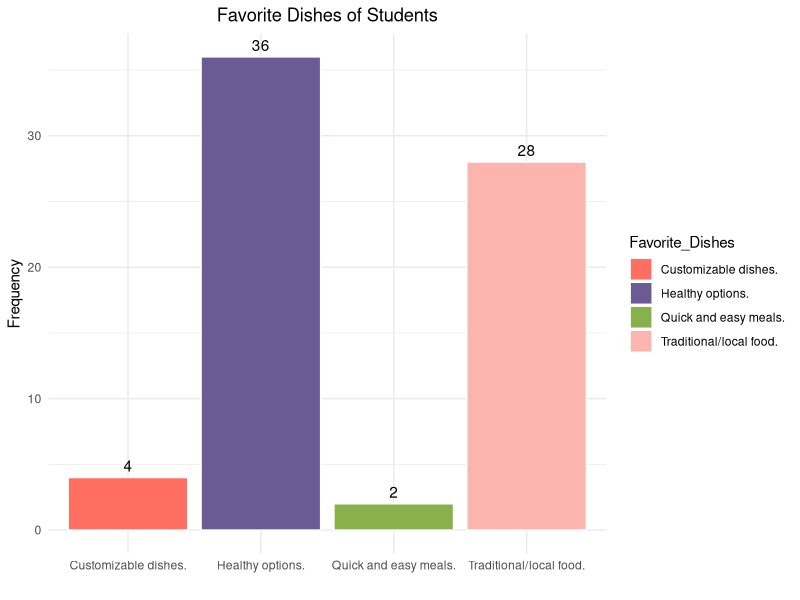
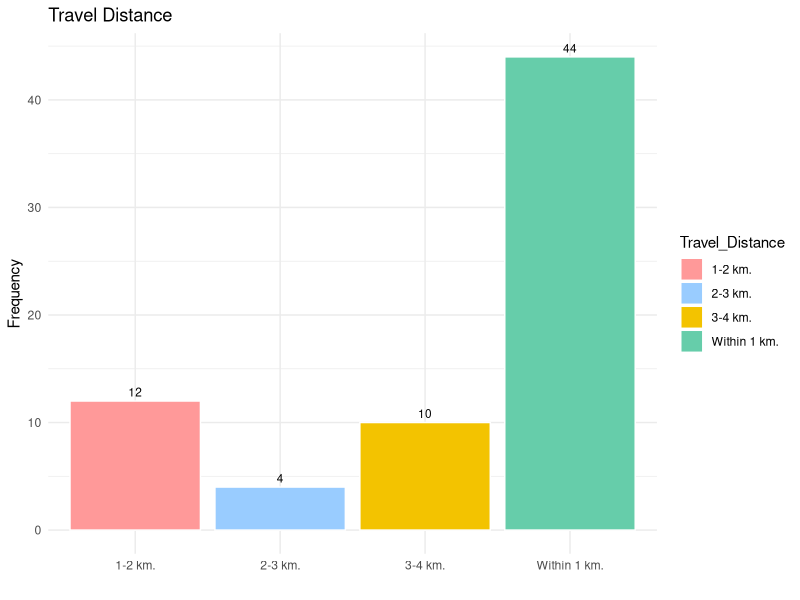
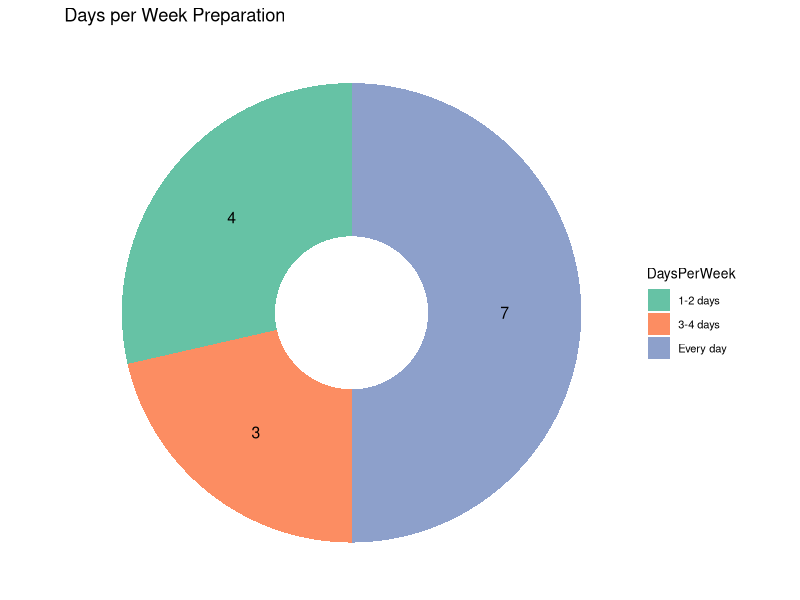
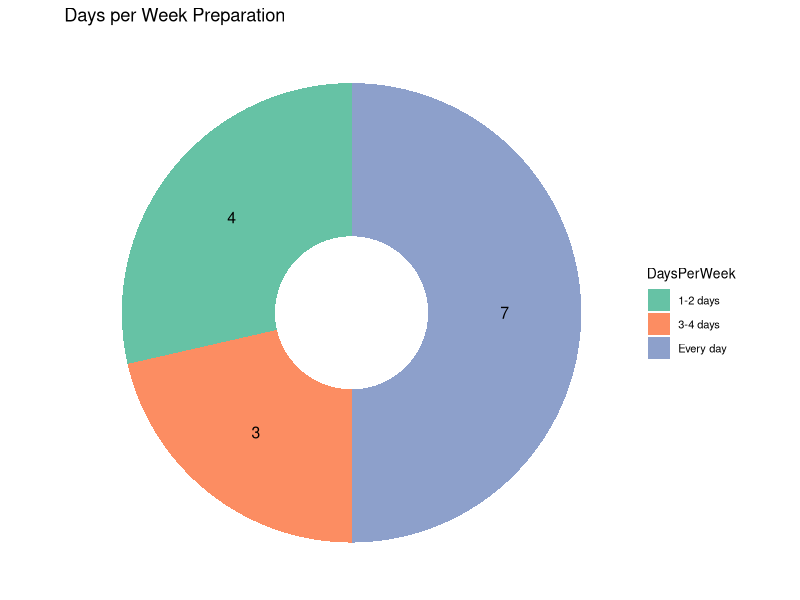
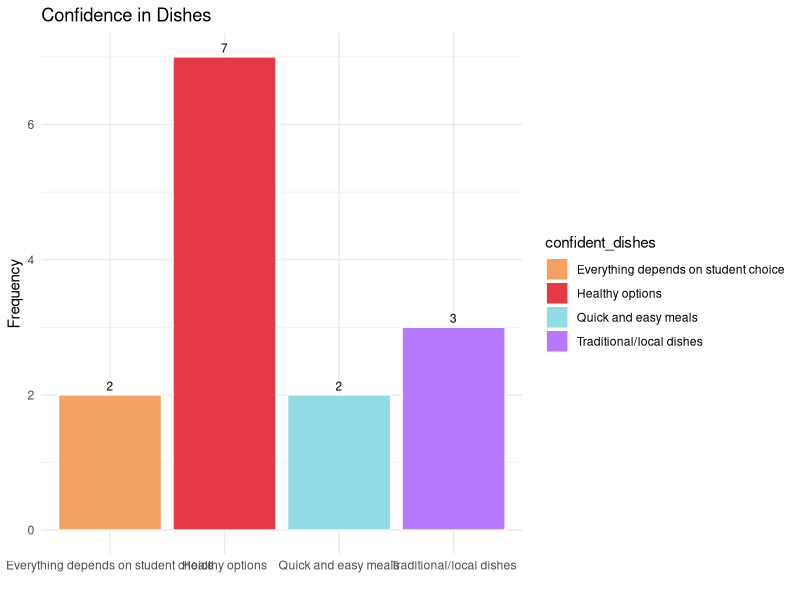
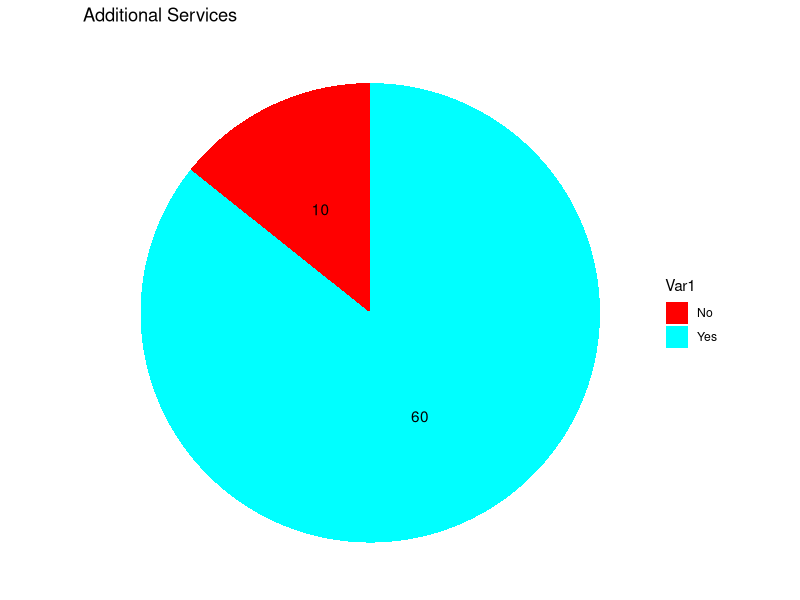
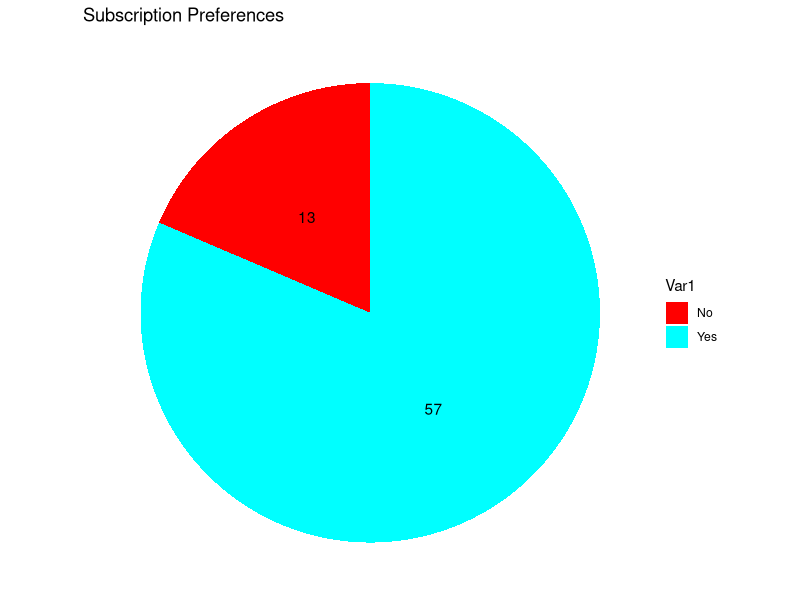
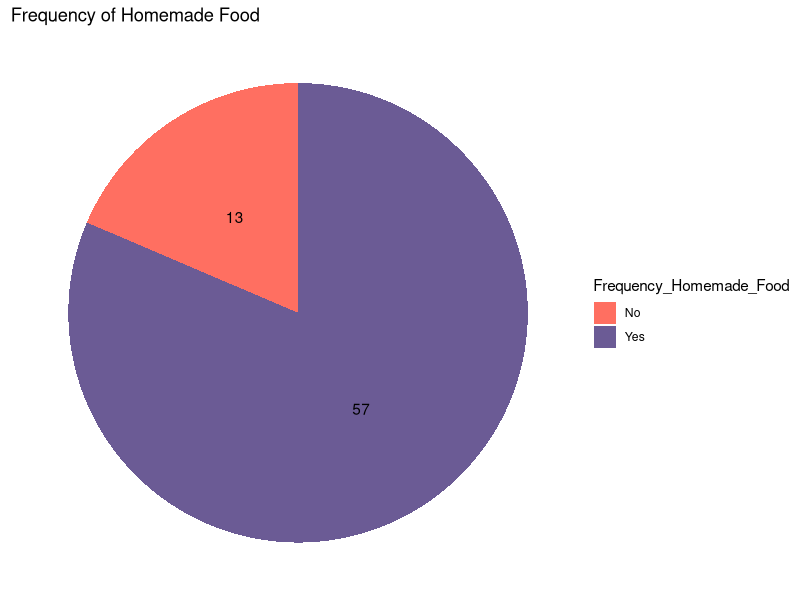

Write R code to recreate these figures, in order. (Note: this script raises an error after producing the figures.)
library(readr)
dataset <- read.csv("NeighborNosh_Form_Responses _updated.csv")
colnames(dataset) <- c("Timestamp", "Email", "Occupation", "Name", "Gender", "State", "Locality", "Frequency_Homemade_Food", "Factors_Influence_Order", "Travel_Distance", "Favorite_Dishes", "Subcription_Preference", "Ordering_Situations", "Importance_Cooking_Style", "Loyalty_Factors", "Eco_Friendly_Preference", "Additional_Services_Interest", "name", "state", "locality", "interest_providing_food", "motivation_participation", "days_per_week_preparation", "confident_dishes", "centralized_handling", "special_diet_capability")
library(ggplot2)
library(tidyr)

#Dataset split 
#student_data_split
start_student_index <- which(names(dataset) == "Email")
end_student_index <- which(names(dataset) == "Additional_Services_Interest")

#housewife_data_split
start_housewife_index <- which(names(dataset) == "name") # or "Name" depending on the exact naming convention
end_housewife_index <- which(names(dataset) == "special_diet_capability")

# Create the student data frame
df_students <- dataset[, start_student_index:end_student_index]

# Create the housewife data frame
df_housewives <- dataset[, start_housewife_index:end_housewife_index]


#due to some issues the na values were switched to empty strings so we are updating the data set excluding the empty values
df_newHouseWives <- df_housewives[df_housewives$name!="",]
df_newHouseWives

#excluding a dummy value that was present inside the dataset
df_newHouseWives<-df_newHouseWives[-1,]

df_students_filtered <- df_students [ df_students$Occupation != "House Wife",]


#separating the Additional Services Interest column into two columns as both the values have same meaning
df_students_filtered<-separate(df_students_filtered,col=Additional_Services_Interest, into =c("Additional_Services_Interest","Miscl."),sep=",")
df_students_filtered

# Data Visualization of student data
#Bar graph of Favorite Dishes of Students
vibrant_colors <- c("#FF6F61", "#6B5B95", "#88B04B", "#fbb4ae", "#92A8D1")

# Create the bar plot with the vibrant color palette and add numbers to each bar
ggplot(df_students_filtered, aes(x = Favorite_Dishes, fill = Favorite_Dishes)) +
  geom_bar(stat = "count", color = "white") +  # Create bars with counts
  geom_text(stat = "count", aes(label = ..count..), vjust = -0.5) +  # Add count labels above bars
  labs(title = "Favorite Dishes of Students", x = "", y = "Frequency") +
  scale_fill_manual(values = vibrant_colors) +  # Apply vibrant colors
  theme_minimal() +
  theme(plot.title = element_text(hjust = 0.5))


# Bar graphtravel distance

# Define a custom color palette
custom_colors <- c("#ff9999", "#99ccff", "#f3c300", "#66cdaa", "#c39797")

# Create the bar plot with the custom color palette and numbers on bars
ggplot(df_students_filtered, aes(x = Travel_Distance, fill = Travel_Distance)) +
  geom_bar(color = "white") + 
  geom_text(stat = 'count', aes(label = stat(count)), vjust = -0.5, color = "black", size = 3) +  # Add numbers on bars
  labs(title = "Travel Distance", x = "", y = "Frequency") +
  scale_fill_manual(values = custom_colors) +  # Use the custom color palette
  theme_minimal()


# Data Visualization of housewives data


# Count the frequency of days per week preparation

library(RColorBrewer)

# Count the frequency of days per week preparation
counts <- table(df_newHouseWives$days_per_week_preparation)
data <- as.data.frame(counts)

# Define a color palette from RColorBrewer
custom_colors <- brewer.pal(length(unique(data$Freq)), "Set2")

library(ggplot2)
library(RColorBrewer)

# Count the frequency of days per week preparation
counts <- table(df_newHouseWives$days_per_week_preparation)
data <- as.data.frame(counts)
names(data) <- c("DaysPerWeek", "Freq")  # Rename columns for clarity

# Define a color palette from RColorBrewer
custom_colors <- brewer.pal(length(unique(data$DaysPerWeek)), "Set2")

# Create the donut chart
ggplot(data, aes(x = "", y = Freq, fill = DaysPerWeek)) +
  geom_bar(width = 1, stat = "identity") +
  coord_polar("y", start = 0) +
  theme_void() +
  geom_text(aes(label = Freq), position = position_stack(vjust = 0.5), color = "black", size = 4) +
  labs(title = "Days per Week Preparation") +
  scale_fill_manual(values = custom_colors) +  # Custom color palette
  annotate("text", x = 0, y = 0, label = " ", size = 10, color = "white") +  # Add label for the center
  theme(legend.title = element_text(size = 10), legend.text = element_text(size = 8))  # Adjust legend text size

# Display the plot
print(ggplot2::last_plot())





#Bar graph confident_dishes

mixed_colors <- c("#F4A261", "#E63946", "#92DCE5", "#B678FF")

# Create the bar plot with the mixed color palette
ggplot(df_newHouseWives, aes(x = confident_dishes, y = ..count.., fill = confident_dishes)) + 
  geom_bar(color = "white") + 
  geom_text(stat = "count", aes(label = ..count..), vjust = -0.5, size = 3, color = "black") +  # Add labels to the bars
  labs(title = "Confidence in Dishes", x = "", y = "Frequency") +
  scale_fill_manual(values = mixed_colors) +  # Use the mixed color palette
  theme_minimal()


# Create the pie chart for Additional Services
counts <- table(df_students_filtered$Additional_Services_Interest)
data <- as.data.frame(counts)
ggplot(data, aes(x = "", y = Freq, fill = Var1)) +
  geom_bar(width = 1, stat = "identity") +
  coord_polar("y", start = 0) +
  theme_void() +
  theme(legend.position = "right") + 
  geom_text(aes(label = Freq), position = position_stack(vjust = 0.5)) +
  labs(title = "Additional Services") +
  scale_fill_manual(values = rainbow(length(unique(df_students_filtered$Additional_Services_Interest))))

# Creating the Pie Chart for Subscriptions
countsSubs <- table(df_students_filtered$Subcription_Preference)
dataSubs <- as.data.frame(countsSubs)
ggplot(dataSubs, aes(x = "", y = Freq, fill = Var1)) +
  geom_bar(width = 1, stat = "identity") +
  coord_polar("y", start = 0) +
  theme_void() +
  theme(legend.position = "right") + 
  geom_text(aes(label = Freq), position = position_stack(vjust = 0.5)) +
  labs(title = "Subscription Preferences") +
  scale_fill_manual(values = rainbow(length(unique(df_students_filtered$Subcription_Preference))))

# Write the students data frame to a CSV file
write.csv(df_students_filtered, "df_students_filtered.csv", row.names = FALSE)
# Write the housewives data frame to a CSV file
write.csv(df_newHouseWives, "df_newHouseWives.csv", row.names = FALSE)

#design colour piechart in Frequency_Homemade_Food
dataSubs$Frequency_Homemade_Food <- factor(dataSubs$Var1)

ggplot(dataSubs, aes(x = "", y = Freq, fill = Frequency_Homemade_Food)) +
  geom_bar(width = 1, stat = "identity") +
  coord_polar("y", start = 0) +
  theme_void() +
  theme(legend.position = "right") +
  geom_text(aes(label = Freq), position = position_stack(vjust = 0.5)) +
  labs(title = "Frequency of Homemade Food") +
  scale_fill_manual(values = vibrant_colors)







#design colour piechart in motivation_participation

countsSubs <- table(df_newHouseWives$motivation_participation)
dataSubs <- as.data.frame(countsSubs)
names(dataSubs) <- c("Motivation for Participation", "Freq")  # Rename columns for clarity

ggplot(dataSubs, aes(x = "", y = Freq, fill = `Motivation for Participation`)) +
  geom_bar(width = 1, stat = "identity") +
  coord_polar("y", start = 0) +
  theme_void() +
  theme(legend.position = "right") +
  geom_text(aes(label = Freq), position = position_stack(vjust = 0.5)) +
  labs(title = "Motivation for Participation",
       fill = "Motivation for Participation") +  # Set the legend title
  scale_fill_manual(values = rainbow(length(unique(df_newHouseWives$motivation_participation))))


##Bar graph Frequency_Homemade_Food
ggplot(df_students_filtered, aes(x = Frequency_Homemade_Food, fill = Frequency_Homemade_Food)) + 
  geom_bar(color = "white") + 
  labs(title = "Frequency_Homemade_Food", x = "", y = "Frequency") +
  scale_fill_manual(values = rainbow(length(unique(df_students_filtered$Frequency_Homemade_Food))))

333333
#bar motivation_participation
ggplot(df_newHouseWives, aes(x = motivation_participation, fill = motivation_participation)) + 
  geom_bar(color = "white") + 
  labs(title = "motivation_participation", x = "", y = "Frequency") +
  scale_fill_manual(values = rainbow(length(unique(df_newHouseWives$motivation_participation))))

# CLUSTERED bar Factors_Influence_Order


ggplot(df_students_filtered, aes(x = Frequency_Homemade_Food, fill = Factors_Influence_Order)) + 
  geom_bar(color = "white") + 
  labs(title = "Factors_Influence_Order", x = "", y = "Frequency") +
  scale_fill_manual(values = rainbow(length(unique(df_students_filtered$Factors_Influence_Order))))



ggplot(df_students_filtered, aes(x = Frequency_Homemade_Food, fill = Factors_Influence_Order)) + 
  geom_bar(color = "white") + 
  geom_text(stat = "count", aes(label = ..count..), position = position_stack(vjust = 0.5), color = "black") + # Add count labels
  labs(title = "Factors Influencing Order by Frequency of Homemade Food", x = "", y = "Frequency") +
  scale_fill_manual(values = rainbow(length(unique(df_students_filtered$Factors_Influence_Order))))
#DDINT WORKED
library(dplyr)
ggplot(df_students_filtered, aes(x = Travel_Distance, fill = factor(Travel_Distance))) + 
  geom_histogram(color = "white", bins = 30) + 
  labs(title = "Travel Distance", x = "Travel Distance", y = "Frequency") +
  scale_fill_manual(values = rainbow(length(unique(df_students_filtered$Travel_Distance))))

library(ggplot2)

# Assuming df_students_filtered contains two columns: Travel_Distance and Frequency

ggplot(df_students_filtered, aes(x = Travel_Distance, y = Frequency, fill = factor(Travel_Distance))) + 
  geom_bar(stat = "identity", color = "white") + 
  labs(title = "Travel Distance Histogram", x = "Travel Distance", y = "Frequency") +
  scale_fill_manual(values = rainbow(length(unique(df_students_filtered$Travel_Distance))))


  


# Ensure your data frame 'df_students_filtered' has the 'Gender' column as a factor
df_students_filtered$Gender <- as.factor(df_students_filtered$Gender)
df_students_filtered$Importance_Cooking_Style <- as.factor(df_students_filtered$Importance_Cooking_Style)

# Create a clustered bar chart
ggplot(df_students_filtered, aes(x = Importance_Cooking_Style, fill = Gender)) +
  geom_bar(position = "dodge", stat = "count") +
  labs(title = "Importance of Cooking Style by Gender", x = "Importance of Cooking Style", y = "Count") +
  scale_fill_manual(values = c("darkblue", "darkred")) + # Assign dark colors
  theme_minimal()

ggplot(df_students_filtered, aes(x = Importance_Cooking_Style, fill = Gender)) +
  geom_bar(position = "dodge", stat = "count") +
  geom_text(aes(label = ..count..), stat = "count", position = position_dodge(width = 0.9), vjust = -0.5) + # Add labels
  labs(title = "Importance of Cooking Style by Gender", x = "Importance of Cooking Style", y = "Count") +
  scale_fill_manual(values = c("darkblue", "darkred")) + # Assign dark colors
  theme_minimal()

# Simulating a Gender column for demonstration
set.seed(123)  # For reproducible random data
df_students_filtered$Gender <- sample(c("Male", "Female"), size = nrow(df_students_filtered), replace = TRUE)

# Viewing the modified dataset
head(df_students_filtered)

summary_df <- df_students_filtered %>%
  group_by(Importance_Cooking_Style, Loyalty_Factors) %>%
  summarise(Count = n(), .groups = 'drop')

print(summary_df)
#Counts of Loyalty Factors by Importance of Cooking Style 

ggplot(summary_df, aes(x = Importance_Cooking_Style, y = Count, fill = Loyalty_Factors)) +
  geom_bar(stat = "identity", position = "dodge") +
  theme_minimal() +
  labs(title = "Counts of Loyalty Factors by Importance of Cooking Style",
       x = "Importance of Cooking Style", y = "Count") +
  theme(axis.text.x = element_text(angle = 45, hjust = 1))  # Rotate x-axis labels for better readability


library(ggplot2)
#with number labelling 

# Summary dataframe
summary_df <- df_students_filtered %>%
  group_by(Importance_Cooking_Style, Loyalty_Factors) %>%
  summarise(Count = n(), .groups = 'drop')

# Print summary dataframe
print(summary_df)

# Plot with labels
ggplot(summary_df, aes(x = Importance_Cooking_Style, y = Count, fill = Loyalty_Factors)) +
  geom_bar(stat = "identity", position = "dodge") +
  geom_text(aes(label = Count), vjust = -0.5, position = position_dodge(width = 0.9)) +  # Add labels on top of bars
  theme_minimal() +
  labs(title = "Counts of Loyalty Factors by Importance of Cooking Style",
       x = "Importance of Cooking Style", y = "Count") +
  theme(axis.text.x = element_text(angle = 45, hjust = 1))  # Rotate x-axis labels for better readability



library(dplyr)

# Assuming df_students_filtered is your dataset
summary_df <- df_students_filtered %>%
  count(Gender, Eco_Friendly_Preference)



ggplot(summary_df, aes(x = Gender, y = n, fill = Eco_Friendly_Preference)) + 
  geom_bar(stat = "identity", position = "dodge") +
  geom_text(aes(label = n), vjust = -0.5, position = position_dodge(width = 0.9), size = 3) +  # Add labels on top of bars
  scale_fill_viridis_d() +
  theme_minimal() +
  labs(title = "Counts of Eco-Friendly Preference by Gender", 
       x = "Gender", 
       y = "Count")
